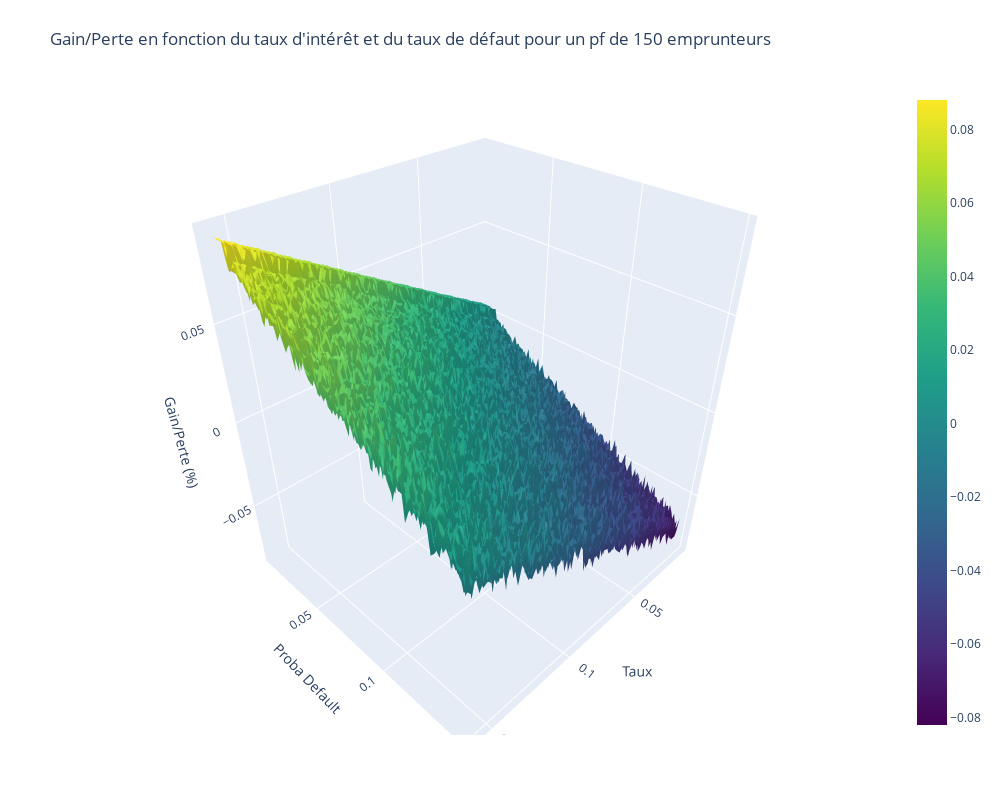

Notebook source saved alongside this figure:
### Code cell
import plotly.graph_objects as go

# Assuming b.matrice_taux_default is a DataFrame
matrice_taux_default = matrice_taux_default_e150_nb1500

# Create 3D surface plot
fig = go.Figure(data=[go.Surface(z=matrice_taux_default.values, x=matrice_taux_default.columns, y=matrice_taux_default.index, colorscale='Viridis')])
fig.update_layout(title='Gain/Perte en fonction du taux d\'intérêt et du taux de défaut pour un pf de 150 emprunteurs', autosize=False, 
                    width=1000, height=800, margin=dict(l=65, r=50, b=65, t=90))

# Set axis labels
fig.update_layout(scene=dict(xaxis_title='Taux', yaxis_title='Proba Default', zaxis_title='Gain/Perte (%)'))

# Show the interactive plot
fig.show()

### Figure 1 — Plotly figure (JSON) as saved in the notebook; plotly's stock layout.template omitted (floating-point values rounded to 4 significant figures; data arrays with more than 128 entries replaced by an {"elided": "..."} marker saying what was removed)
{"data": [{"colorscale": [[0, "#440154"], [0.1111, "#482878"], [0.2222, "#3e4989"], [0.3333, "#31688e"], [0.4444, "#26828e"], [0.5556, "#1f9e89"], [0.6667, "#35b779"], [0.7778, "#6ece58"], [0.8889, "#b5de2b"], [1, "#fde725"]], "type": "surface", "x": {"elided": "150 float values"}, "y": {"elided": "140 float values"}, "z": {"elided": "140x150 float values"}}], "layout": {"autosize": false, "height": 800, "margin": {"b": 65, "l": 65, "r": 50, "t": 90}, "scene": {"xaxis": {"title": {"text": "Taux"}}, "yaxis": {"title": {"text": "Proba Default"}}, "zaxis": {"title": {"text": "Gain/Perte (%)"}}}, "title": {"text": "Gain/Perte en fonction du taux d'intérêt et du taux de défaut pour un pf de 150 emprunteurs"}, "width": 1000}}
